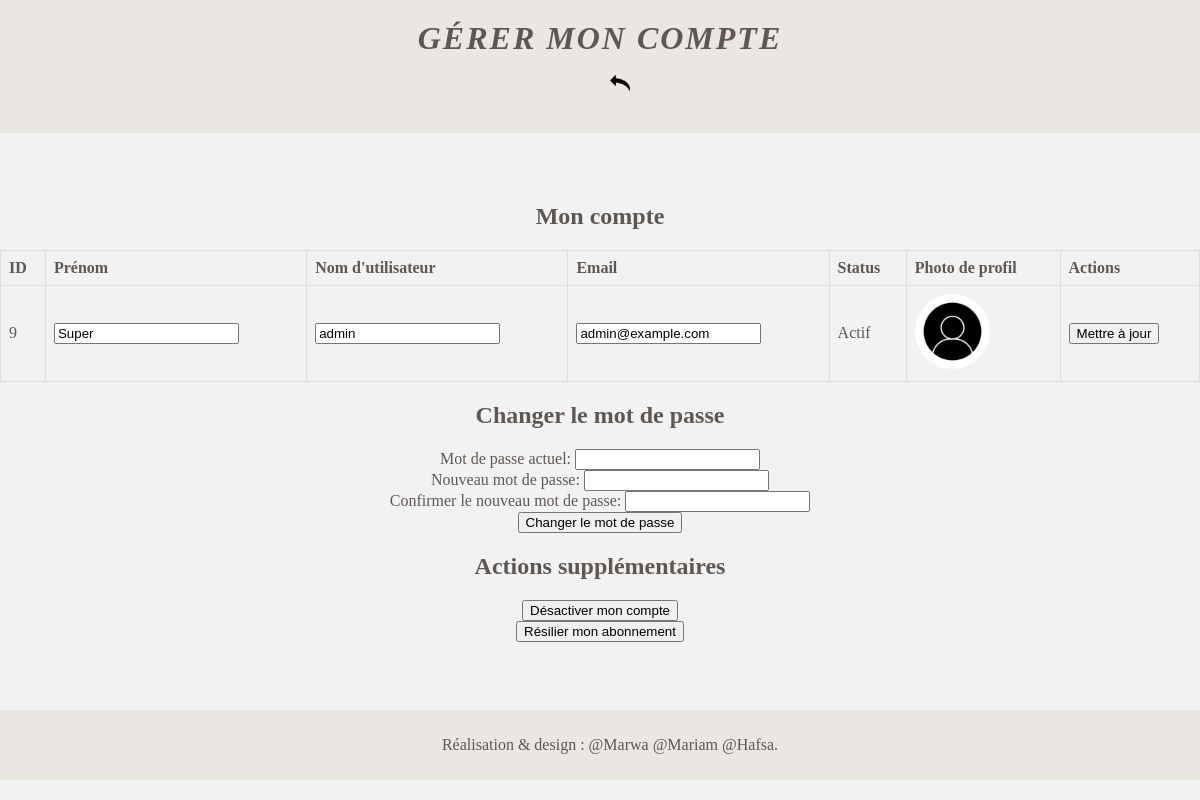
/Projet-Info_v/manage_account.php (signed in), run on the app's committed database.
### tables this page shows
CREATE TABLE `users` (
  `id` int(255) NOT NULL,
  `nom` varchar(50) NOT NULL,
  `prenom` varchar(50) NOT NULL,
  `genre` varchar(55) NOT NULL,
  `username` varchar(255) NOT NULL,
  `email` varchar(255) NOT NULL,
  `mdp` varchar(255) NOT NULL,
  `birthdate` varchar(255) NOT NULL,
  `active` tinyint(1) NOT NULL DEFAULT '1',
  `role` varchar(50) NOT NULL DEFAULT 'user',
  `profile_pic` varchar(255) DEFAULT NULL,
  `is_premium` tinyint(1) DEFAULT '0',
  `last_login` datetime DEFAULT NULL
);

### Projet-Info_v/manage_account.php (the view, shortened to what this page needs)
<?php
$servername = "localhost";
$username = "root";
$password = "root";
$database = "projet_info";
$conn = new mysqli($servername, $username, $password, $database);
$user_id = $_SESSION['user_id'];
$result = $conn->query("SELECT id, prenom, username, email, active, role, profile_pic FROM users WHERE id = $user_id");
$user = $result->fetch_assoc();
?>
<!DOCTYPE html>
<html lang="fr">
<head>
    <link rel="stylesheet" href="admin_style.css">
</head>
<body>
<div class="container">
    <header class="header">
        <h1 class="header__title">Gérer mon compte</h1>
        <nav>
            <ul>
                <a href="projet.html"><img src="fleche.png" alt="Retour" width="20" height="20"></a>
            </ul>
        </nav>
    </header>
    <main class="main">
        <h2>Mon compte</h2>
        <form method="post" action="user_actions.php" enctype="multipart/form-data">
            <table>
                <thead>
                    <tr>
                        <th>ID</th>
                        <th>Prénom</th>
                        <th>Nom d'utilisateur</th>
                        <th>Email</th>
                        <th>Status</th>
                        <th>Photo de profil</th>
                        <th>Actions</th>
                    </tr>
                </thead>
                <tbody>
                    <tr>
                        <td><?php echo htmlspecialchars($user['id']); ?></td>
                        <td><input type="text" name="prenom" value="<?php echo htmlspecialchars($user['prenom']); ?>"></td>
                        <td><input type="text" name="username" value="<?php echo htmlspecialchars($user['username']); ?>"></td>
                        <td><input type="email" name="email" value="<?php echo htmlspecialchars($user['email']); ?>"></td>
                        <td><?php echo $user['active'] ? 'Actif' : 'Désactivé'; ?></td>
                        <td>
                            <div id="profile-pic-container">
                                <?php if ($user['profile_pic']): ?>
                                    <img src="uploads/<?php echo htmlspecialchars($user['profile_pic']); ?>" alt="Photo de profil" style="border-radius: 50%; width: 75px; height: 75px;">
                                <?php else: ?>
                                    <img src="uploads/default.png" alt="Photo de profil" style="border-radius: 50%; width: 75px; height: 75px;">
                                <?php endif; ?>
                            </div>
                        </td>
                        <td>
                            <button type="submit">Mettre à jour</button>
                        </td>
                    </tr>
                </tbody>
            </table>
        </form>
        <h2>Changer le mot de passe</h2>
        <form method="post" action="user_actions.php">
            <div>
                <label for="current_password">Mot de passe actuel:</label>
                <input type="password" name="current_password" id="current_password" required>
            </div>
            <div>
                <label for="new_password">Nouveau mot de passe:</label>
                <input type="password" name="new_password" id="new_password" required>
            </div>
            <div>
                <label for="confirm_password">Confirmer le nouveau mot de passe:</label>
                <input type="password" name="confirm_password" id="confirm_password" required>
            </div>
            <button type="submit">Changer le mot de passe</button>
        </form>
        <h2>Actions supplémentaires</h2>
        <form method="post" action="user_actions.php">
            <button type="submit" onclick="return confirm('Êtes-vous sûr de vouloir désactiver votre compte ?');">Désactiver mon compte</button>
        </form>
        <form method="post" action="user_actions.php">
            <button type="submit" onclick="return confirm('Êtes-vous sûr de vouloir résilier votre abonnement ?');">Résilier mon abonnement</button>
        </form>
    </main>
</div>
<footer class="footer">
    <div class="container">
        <p class="footer__copyright">Réalisation & design : @Marwa @Mariam @Hafsa.</p>
    </div>
</footer>
</body>
</html>

### Projet-Info_v/admin_style.css (style rules this page uses)
body { background-color: #f2f2f2; color: #5F5752; margin: 0; padding: 0; box-sizing: border-box; }
.container { width: 100%; margin: 0 auto; padding: 0; }
.header { width: 100%; background-color: #EAE6E1; color: #5F5752; text-align: center; padding: 20px 0; position: relative; box-sizing: border-box; }
.header__title { font-family: "URW Chancery L", cursive; font-weight: 700; font-style: italic; text-transform: uppercase; letter-spacing: 2px; margin: 0; }
.main { width: 100%; text-align: center; padding: 50px 0; box-sizing: border-box; }
.footer { width: 100%; background-color: #EAE6E1; color: #5F5752; text-align: center; padding: 10px ; position: fixed; bottom: 20px; left: 0; }
table { width: 100%; border-collapse: collapse; margin-bottom: 20px; }
table, th, td { border: 1px solid #ddd; }
th, td { padding: 8px; text-align: left; }
th { background-color: #f2f2f2; }

### data on the page
users: id "9", prenom "Super", username "admin", email "admin@example.com"
